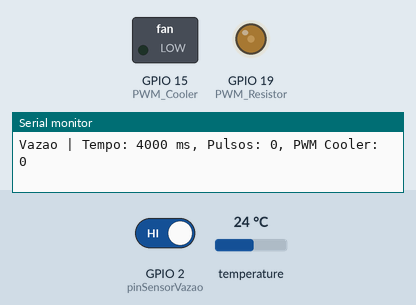
Simulated run of this program. Board: ESP32. Shown: switched loads named in the program (green lamp = pin HIGH), output pins drawn as LEDs (lit = HIGH), the last lines printed to the serial monitor. Inputs (shaded band) come from the test bench; at power-on: temperature 24 °C, GPIO 2 (pinSensorVazao) HIGH.

Above: at 4.5 s.
4.6 s: temperature set to 28 °C
At 5.8 s:
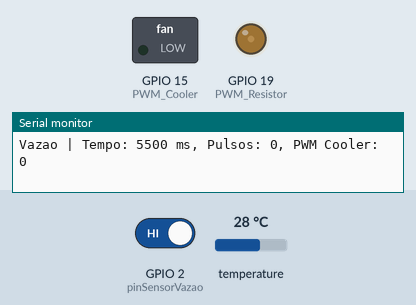
8.2 s: temperature set to 1 °C
At 9.3 s:
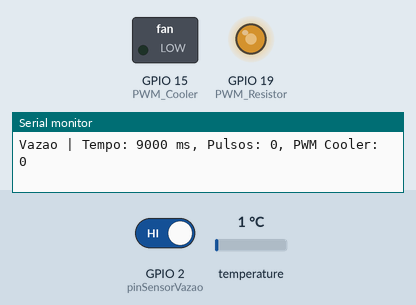
13.6 s: GPIO 2 (pinSensorVazao) driven LOW
At 15.3 s:
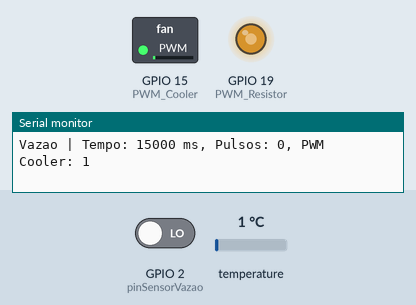
19.0 s: temperature set to 12 °C
24.4 s: temperature set to 33 °C
Timing chart, 0 to 27.8 s (numbered marks = the images above; inputs shaded):
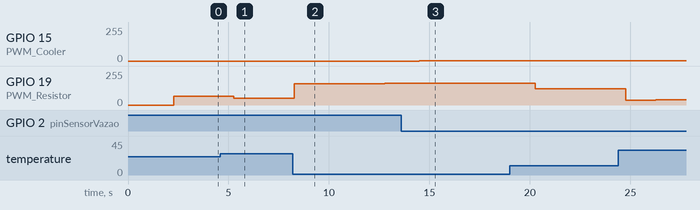

Measured:
- after the input at 4.6 s, GPIO 19 (PWM_Resistor): 65/255 → 49/255 after 0.66 s, → 50/255 1.5 s later
- after the input at 8.2 s, GPIO 19 (PWM_Resistor): 50/255 → 159/255 after 0.07 s, → 160/255 1.5 s later, → 161/255 1.5 s later, → 162/255 1.5 s later
- after the input at 13.6 s, GPIO 15 (PWM_Cooler): 0/255 → 1/255 after 0.90 s

The program:

main.cpp
```cpp
#include <Arduino.h>
#include <math.h>
#include <OneWire.h>
#include <DallasTemperature.h>

// Definindo pinos utilizados
#define pinSensorVazao 2   // Pino de leitura para Vazão
#define pinSensorTemp 14   // Pino de leitura da temperatura
#define PWM_Cooler 15      // Pino de saída do sinal PWM do Cooler
#define PWM_Resistor 19    // Pino de saída do sinal PWM da Resistência

// PWM setup
#define PWM_Cooler_Ch 0
#define PWM_Resistor_Ch 1
#define PWM_Freq 5000
#define PWM_Res 8

volatile uint32_t pulsos = 0;
volatile bool flagTimer = false;
hw_timer_t *timer = NULL;

// Variáveis para o sensor de temperatura DS18B20
OneWire oneWire(pinSensorTemp);
DallasTemperature sensors(&oneWire);
float temperatura = 0.0;

// Variáveis Controlador Temperatura
float d_t = 0.0;
int duty_cycle_t = 0;
float u_t = 0.0, ek_t = 0.0, uk_1t = 0.0, ek_1t = 0.0;

// Variáveis Controlador Vazão
float d_f = 0.0;
int duty_cycle_f = 0;
float u_f = 0.0, ek_f = 0.0, uk_1f = 0.0, ek_1f = 0.0;

// Vetores de setpoints ao longo do tempo
float setpoints_T[] = {40.0, 45.0, 35.0};  // Temperatura
float setpoints_V[] = {0.0, 0.0, 35.0};  // Vazão
int i = 0;
float referencia_T = setpoints_T[i];
float referencia_V = setpoints_V[i];

// Constantes do Controlador PI
float b0_t = 4.097;
float b1_t = -0.995*b0_t;
float b0_f = 1.72;
float b1_f = -0.792*b0_f;

// Tolerância e temporização
const float tolerancia_T = 0.5;
const unsigned long tempoEsperaT = 60000;  // 1 minutos em ms
// Controle de estados de espera
static bool esperandoTemp = false;
static unsigned long tempoInicioTemp = 0;

static bool esperandoVazao = false;
static unsigned long tempoInicioVazao = 0;

void IRAM_ATTR contarPulsos() {
  pulsos++;
}

void IRAM_ATTR timerInterrupt() {
  flagTimer = true;
}

// Controlador PI para Temperatura
float controlador_temperatura(float r, float y) {
  ek_t = r - y;
  u_t = uk_1t + b0_t * ek_t + b1_t * ek_1t;

  if (u_t > 255) u_t = 255;
  else if (u_t < 0) u_t = 0;

  ek_1t = ek_t;
  uk_1t = u_t;

  return u_t;
}

// Controlador PI para Vazão
float controlador_vazao(float r, float y) {
  ek_f = r - y;
  u_f = uk_1f + b0_f * ek_f + b1_f * ek_1f;

  if (u_f > 255) u_f = 255;
  else if (u_f < 0) u_f = 0;

  ek_1f = ek_f;
  uk_1f = u_f;

  return u_f;
}

void setup() {
  Serial.begin(230400);

  pinMode(pinSensorVazao, INPUT_PULLUP);
  attachInterrupt(digitalPinToInterrupt(pinSensorVazao), contarPulsos, FALLING);

  pinMode(pinSensorTemp, INPUT);

  ledcSetup(PWM_Cooler_Ch, PWM_Freq, PWM_Res);
  ledcSetup(PWM_Resistor_Ch, PWM_Freq, PWM_Res);
  ledcAttachPin(PWM_Cooler, PWM_Cooler_Ch);
  ledcAttachPin(PWM_Resistor, PWM_Resistor_Ch);

  timer = timerBegin(0, 80, true); // 80 MHz / 80 = 1 us
  timerAttachInterrupt(timer, &timerInterrupt, true);
  timerAlarmWrite(timer, 500000, true); // 500 ms
  timerAlarmEnable(timer);

  ledcWrite(PWM_Cooler_Ch, 0);
  ledcWrite(PWM_Resistor_Ch, 0);

  sensors.begin();
}

void loop() {
  static uint8_t contadorTemperatura = 0;

  if (flagTimer) {
    flagTimer = false;

    // --- Controle de Vazão ---
    noInterrupts();
    uint32_t pulsosAtuais = pulsos;
    pulsos = 0;
    interrupts();

    float leituraVazao = pulsosAtuais; // Pode aplicar fator de conversão se necessário

    d_f = controlador_vazao(referencia_V, leituraVazao);
    duty_cycle_f = int(d_f);
    ledcWrite(PWM_Cooler_Ch, duty_cycle_f);

    Serial.printf("Vazao | Tempo: %lu ms, Pulsos: %lu, PWM Cooler: %d\n", millis(), pulsosAtuais, duty_cycle_f);

    // --- Controle de Temperatura ---
    contadorTemperatura++;
    if (contadorTemperatura >= 3) {
      contadorTemperatura = 0;

      sensors.requestTemperatures();
      temperatura = sensors.getTempCByIndex(0);

      d_t = controlador_temperatura(referencia_T, temperatura);
      duty_cycle_t = int(d_t);
      ledcWrite(PWM_Resistor_Ch, duty_cycle_t);

      Serial.printf("Temperatura | Tempo: %lu ms, Temp: %.2f °C, PWM Resistor: %d\n", millis(), temperatura, duty_cycle_t);

      if (!esperandoTemp && fabs(temperatura - referencia_T) <= tolerancia_T) {
        esperandoTemp = true;
        tempoInicioTemp = millis();
      } else if (esperandoTemp && (millis() - tempoInicioTemp >= tempoEsperaT)) {
        esperandoTemp = false;
        if (i < 2) {
          i++;
          referencia_T = setpoints_T[i];
          referencia_V = setpoints_V[i];
        }
      }
    }
  }
}
```
